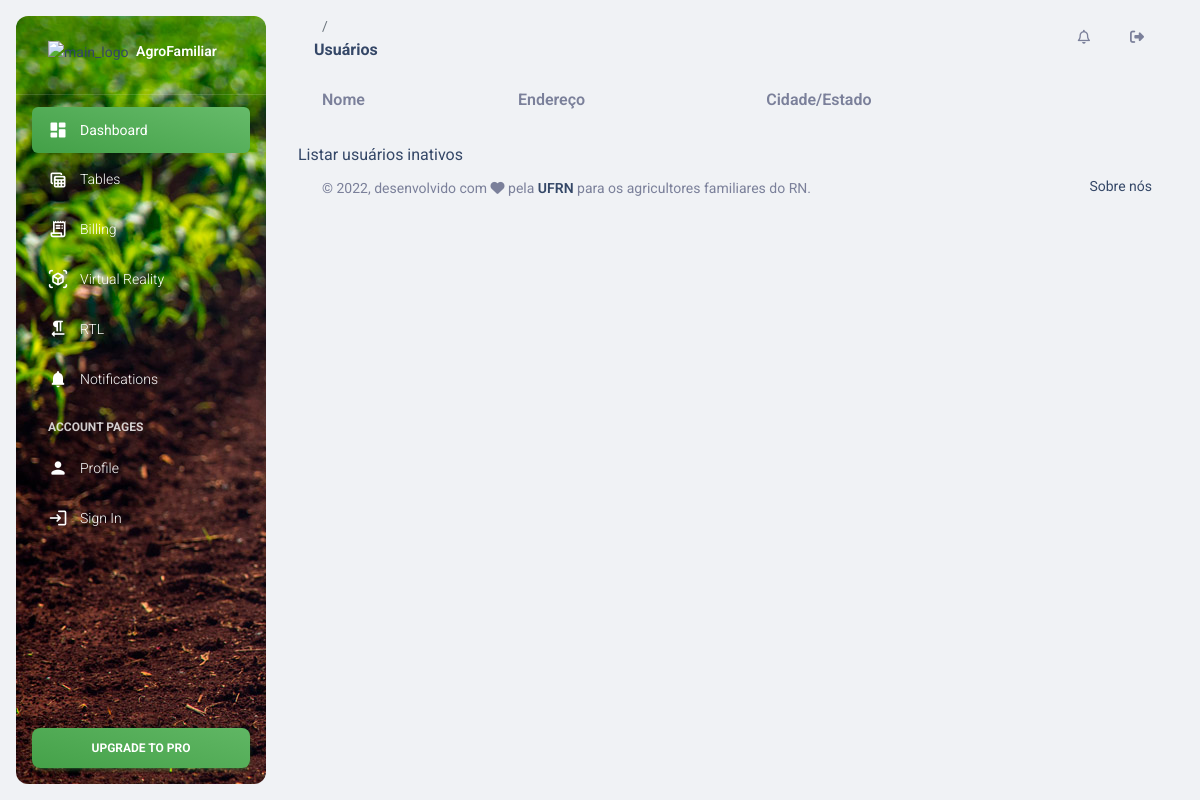
Before: /usuario/listar/1 with the older database file.
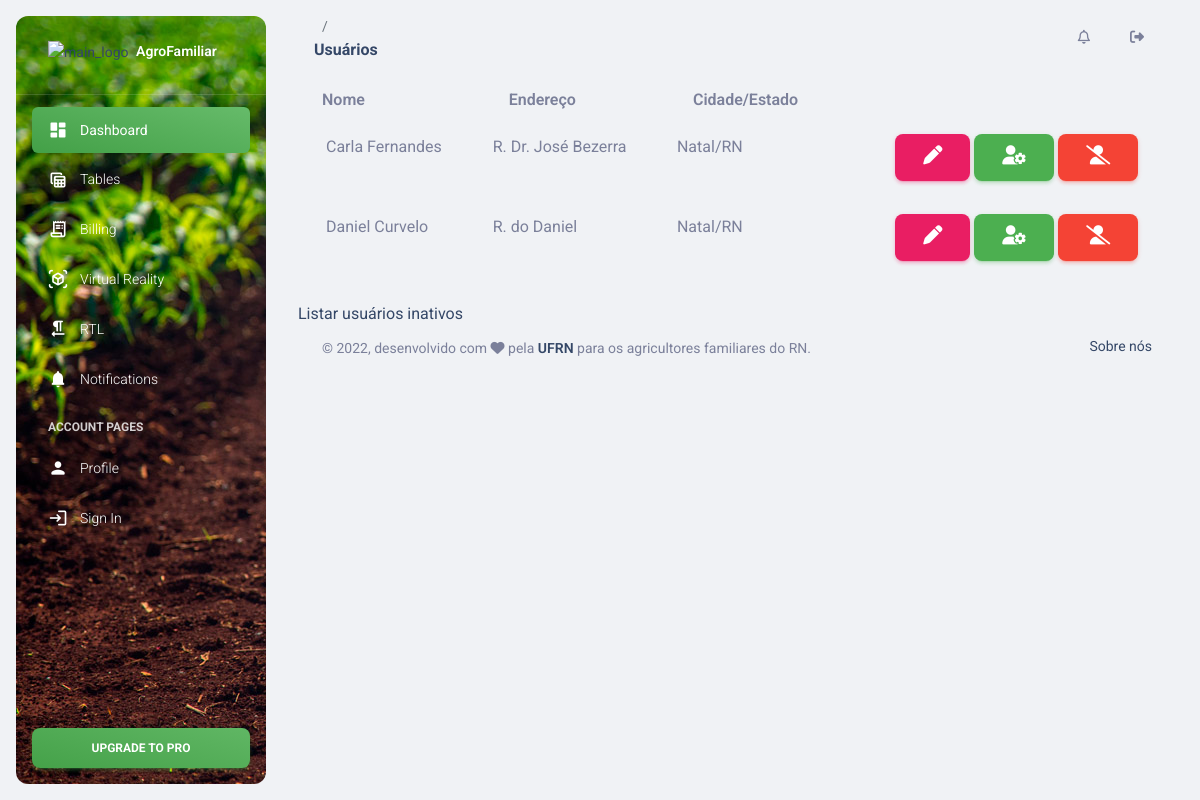
After: the same page with the newer database file.
### Usuario/models.py (models this page shows)
class Usuario(User):
    endereco = models.CharField(max_length=100, verbose_name='Endereço')
    cidade = models.CharField(max_length=100, verbose_name='Cidade')
    estado = models.CharField(max_length=100, verbose_name='Estado')
    def __str__(self):
        return self.first_name + " " + self.last_name
    class Meta:
        ordering = ['first_name', 'last_name']
        verbose_name = "Usuário"
        verbose_name_plural = "Usuários"

### Usuario/views.py (the view)
# urls.py: path('listar/', views.listar_producao, name='listar'),
def listar (request, ativo):
    lista_usuarios = Usuario.objects.filter(is_active=ativo)
    informacoes = {
        'lista_usuarios': lista_usuarios,
        'ativo': ativo
    }
    return render(request, "Usuario/listar.html", informacoes)

### Templates/Usuario/listar.html (shortened to what this page needs)
{% extends "Base/base.html" %}
{% block titulo %}
    Usuários
{% endblock %}
{% block conteudo %}
<table id="tabela_usuario" class="table" cellspacing="0" width="100%">
    <thead>
      <tr>
        <th class="th-sm">Nome</th>
        <th class="th-sm">Endereço</th>
        <th class="th-sm">Cidade/Estado</th>
        <th class="th-sm"></th>
      </tr>
    </thead>
    <tbody>
        {% for usuario in lista_usuarios %}
            <tr id="usuario_{{usuario.pk}}">
                <td>
                  {{usuario}}
                </td>
                <td>{{usuario.endereco}}</td>
                <td>{{usuario.cidade}}/{{usuario.estado}}</td>
                <td align="center">
                  {% if ativo %}
                    <button type="submit" class="btn btn-primary btn-circle btn-lg" title="Editar" >
                      <i class="fa-solid fa-pen"></i>
                    </button>
                    <button type="submit" class="btn btn-success btn-circle btn-lg" title="Tornar admin" onclick="mudar_status_admin({{usuario.pk}})">
                      <i class="fa-solid fa-user-gear"></i>
                    </button>
                    <button type="submit" class="btn btn-danger btn-circle btn-lg" title="Desabilitar" onclick="mudar_status({{usuario.pk}})">
                      <i class="fa-solid fa-user-slash"></i>
                    </button>
                  {% else %}
                    <button type="submit" class="btn btn-success btn-circle btn-lg" title="Habilitar usuário" onclick="mudar_status({{usuario.pk}})">
                      <i class="fa-solid fa-user"></i>
                    </button>
                  {% endif %}
                </td>
            </tr>
        {% endfor %}
    </tbody>
  </table>
  {% if ativo %}
    <a href="{% url 'usuario:listar' ativo=0 %}">Listar usuários inativos</a>
  {% else %}
  <a href="{% url 'usuario:listar' ativo=1 %}">Listar usuários ativos</a>
  {% endif %}
{% endblock %}

### Templates/Base/base.html (shortened to what this page needs)
{% load static %}
<!DOCTYPE html>
<html lang="pt">
<head>
  <link href="{% static 'assets/css/nucleo-icons.css' %}" rel="stylesheet" />
  <link href="{% static 'assets/css/nucleo-svg.css' %}" rel="stylesheet" />
  <link rel="stylesheet" href="https://cdn.jsdelivr.net/npm/bootstrap@5.1.3/dist/css/bootstrap.min.css">
  <link id="pagestyle" href="{% static 'assets/css/material-dashboard.css' %}" rel="stylesheet" />
</head>
<body class="g-sidenav-show  bg-gray-200">
    {% include "Base/menu_vertical.html" %}
  <main class="main-content position-relative max-height-vh-100 h-100 border-radius-lg ">
    <nav class="navbar navbar-main navbar-expand-lg px-0 mx-4 shadow-none border-radius-xl" id="navbarBlur" navbar-scroll="true">
        <div class="container-fluid py-1 px-3">
          <nav aria-label="breadcrumb">
            <ol class="breadcrumb bg-transparent mb-0 pb-0 pt-1 px-0 me-sm-6 me-5">
              <li class="breadcrumb-item text-sm text-dark active" aria-current="page">
              </li>
            </ol>
            <h6 class="font-weight-bolder mb-0">
                {% block titulo %}
                  {% endblock %}
            </h6>
          </nav>
            {% include "Base/menu_horizontal.html" %}
        </div>
      </nav>
      <div class="container">
        {% block conteudo %}
        {% endblock %}
        <footer class="footer bottom-2 py-2 w-100">
          <div class="container">
            <div class="row align-items-center justify-content-lg-between">
              <div class="col-12 col-md-8 my-auto">
                <div class="copyright text-center text-sm text-lg-start">
                  © ,
                  desenvolvido com <i class="fa fa-heart" aria-hidden="true"></i> pela
                  <a href="https://www.ufrn.br" class="font-weight-bold" target="_blank">UFRN</a>
                  para os agricultores familiares do RN.
                </div>
              </div>
              <div class="col-12 col-md-4">
                <ul class="nav nav-footer justify-content-center justify-content-lg-end">
                  <li class="nav-item">
                    <a href="" class="nav-link pe-0" target="_blank">Sobre nós</a>
                  </li>
                </ul>
              </div>
            </div>
          </div>
        </footer>
      </div>
    </main>
  <link rel="stylesheet" type="text/css" href="https://cdn.datatables.net/1.11.4/css/jquery.dataTables.css">
</body>
</html>

### Templates/Base/menu_vertical.html (shortened to what this page needs)
{% load static %}
<aside class="sidenav navbar navbar-vertical navbar-expand-xs border-0 border-radius-xl my-3 fixed-start ms-3   bg-gradient-dark" id="sidenav-main"
    style="background-image:url('{% static 'assets/img/plantacao.JPG' %}');">
    <div class="sidenav-header">
      <a class="navbar-brand m-0" href=" https://demos.creative-tim.com/material-dashboard/pages/dashboard " target="_blank">
        <img src="{% static 'static/img/logo.jpeg' %}" class="navbar-brand-img h-100" alt="main_logo">
        <span class="ms-1 font-weight-bold text-white">AgroFamiliar</span>
      </a>
    </div>
    <hr class="horizontal light mt-0 mb-2">
    <div class="collapse navbar-collapse  w-auto  max-height-vh-100" id="sidenav-collapse-main">
      <ul class="navbar-nav">
        <li class="nav-item">
          <a class="nav-link text-white active bg-gradient-success" href="">
            <div class="text-white text-center me-2 d-flex align-items-center justify-content-center">
              <i class="material-icons opacity-10">dashboard</i>
            </div>
            <span class="nav-link-text ms-1">Dashboard</span>
          </a>
        </li>
        <li class="nav-item">
          <a class="nav-link text-white " href="">
            <div class="text-white text-center me-2 d-flex align-items-center justify-content-center">
              <i class="material-icons opacity-10">table_view</i>
            </div>
            <span class="nav-link-text ms-1">Tables</span>
          </a>
        </li>
        <li class="nav-item">
          <a class="nav-link text-white " href="">
            <div class="text-white text-center me-2 d-flex align-items-center justify-content-center">
              <i class="material-icons opacity-10">receipt_long</i>
            </div>
            <span class="nav-link-text ms-1">Billing</span>
          </a>
        </li>
        <li class="nav-item">
          <a class="nav-link text-white " href="">
            <div class="text-white text-center me-2 d-flex align-items-center justify-content-center">
              <i class="material-icons opacity-10">view_in_ar</i>
            </div>
            <span class="nav-link-text ms-1">Virtual Reality</span>
          </a>
        </li>
        <li class="nav-item">
          <a class="nav-link text-white " href="">
            <div class="text-white text-center me-2 d-flex align-items-center justify-content-center">
              <i class="material-icons opacity-10">format_textdirection_r_to_l</i>
            </div>
            <span class="nav-link-text ms-1">RTL</span>
          </a>
        </li>
        <li class="nav-item">
          <a class="nav-link text-white " href="">
            <div class="text-white text-center me-2 d-flex align-items-center justify-content-center">
              <i class="material-icons opacity-10">notifications</i>
            </div>
            <span class="nav-link-text ms-1">Notifications</span>
          </a>
        </li>
        <li class="nav-item mt-3">
          <h6 class="ps-4 ms-2 text-uppercase text-xs text-white font-weight-bolder opacity-8">Account pages</h6>
        </li>
        <li class="nav-item">
          <a class="nav-link text-white " href="">
            <div class="text-white text-center me-2 d-flex align-items-center justify-content-center">
              <i class="material-icons opacity-10">person</i>
            </div>
            <span class="nav-link-text ms-1">Profile</span>
          </a>
        </li>
        <li class="nav-item">
          <a class="nav-link text-white " href="">
            <div class="text-white text-center me-2 d-flex align-items-center justify-content-center">
              <i class="material-icons opacity-10">login</i>
            </div>
            <span class="nav-link-text ms-1">Sign In</span>
          </a>
        </li>
      </ul>
    </div>
    <div class="sidenav-footer position-absolute w-100 bottom-0 ">
      <div class="mx-3">
        <a class="btn bg-gradient-success mt-4 w-100" href="https://www.creative-tim.com/product/material-dashboard-pro?ref=sidebarfree" type="button">Upgrade to pro</a>
      </div>
    </div>
  </aside>

### Templates/Base/menu_horizontal.html (shortened to what this page needs)
{% load static %}
  <div class="collapse navbar-collapse mt-sm-0 mt-2 me-md-0 me-sm-4" id="navbar">
      <div class="ms-md-auto pe-md-3 d-flex align-items-center">
        <ul class="navbar-nav justify-content-end align-items-center">
          <li class="nav-item dropdown pe-2 d-flex align-items-center">
            <a href="" class="nav-link text-body p-0" id="dropdownMenuButton" data-bs-toggle="dropdown" aria-expanded="false">
              <i class="far fa-bell cursor-pointer"></i>
            </a>
          </li>
          <li class="nav-item d-flex align-items-center">
            <a href="{% url 'usuario:logout' %}" class="nav-link text-body px-0">
              <i class="fa fa-sign-out"></i>
            </a>
          </li>
        </ul>
      </div>
  </div>

Changed rows visible on the page:
added Usuario: last_name "Carla Fernandes", endereco "R. Dr. José Bezerra", cidade "Natal", estado "RN"
added Usuario: last_name "Daniel Curvelo", endereco "R. do Daniel", cidade "Natal", estado "RN"
